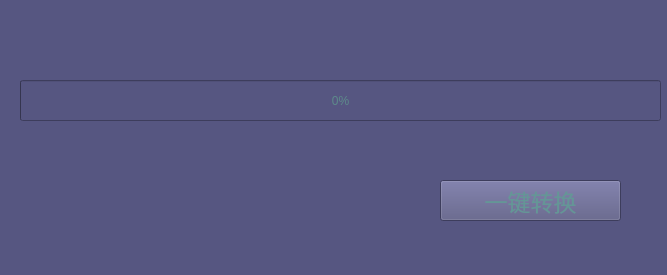
<?xml version="1.0" encoding="UTF-8"?>
<ui version="4.0">
 <class>MainWindow</class>
 <widget class="QMainWindow" name="MainWindow">
  <property name="geometry">
   <rect>
    <x>0</x>
    <y>0</y>
    <width>667</width>
    <height>275</height>
   </rect>
  </property>
  <property name="windowTitle">
   <string>MainWindow</string>
  </property>
  <property name="styleSheet">
   <string notr="true">background-color: rgb(86, 86, 129);
color: rgb(92, 138, 138);</string>
  </property>
  <widget class="QWidget" name="centralwidget">
   <widget class="QPushButton" name="pushButton_2">
    <property name="geometry">
     <rect>
      <x>440</x>
      <y>180</y>
      <width>181</width>
      <height>41</height>
     </rect>
    </property>
    <property name="font">
     <font>
      <family>宋体</family>
      <pointsize>17</pointsize>
     </font>
    </property>
    <property name="styleSheet">
     <string notr="true">color: rgb(100, 150, 150);</string>
    </property>
    <property name="text">
     <string>一键转换</string>
    </property>
   </widget>
   <widget class="QProgressBar" name="progressBar">
    <property name="geometry">
     <rect>
      <x>20</x>
      <y>80</y>
      <width>641</width>
      <height>41</height>
     </rect>
    </property>
    <property name="value">
     <number>0</number>
    </property>
   </widget>
  </widget>
 </widget>
 <resources/>
 <connections/>
</ui>
